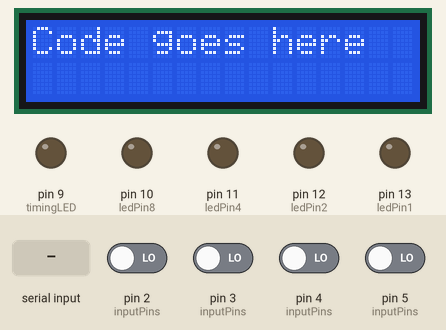
Bench run of a sketch on a simulated Arduino Uno, built with avr-gcc and run on an emulated ATmega328P. Parts: 16×2 character LCD, output pins drawn as LEDs (lit = HIGH). Dashed ring = blinking. The test bench sets the inputs (shaded band); at power-on: pin 2 (inputPins), pin 3 (inputPins), pin 4 (inputPins), pin 5 (inputPins) LOW.

Above: at 1.2 s.
1.3 s: "2" received over Serial
At 2.3 s:
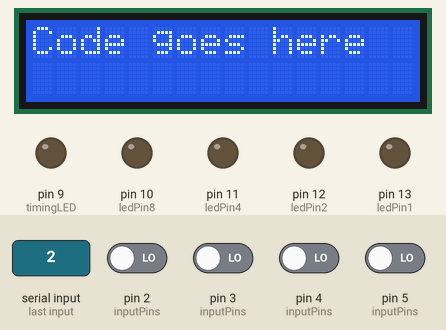
2.9 s: "200\n" received over Serial
At 3.01 s:
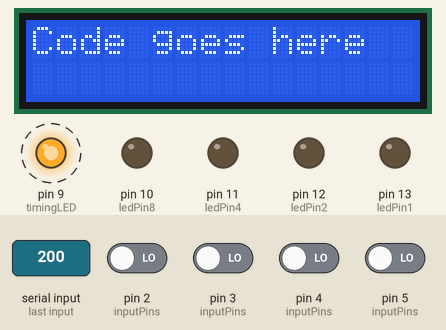
Timing chart, 0 to 5.9 s (numbered marks = the images above; inputs shaded):
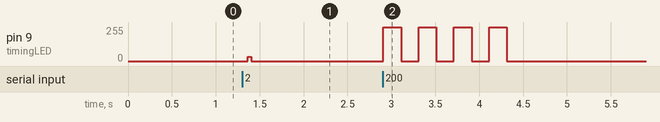

The sketch:

embeddedGame.ino
```cpp
#include <Pin.h>
#include <LiquidCrystal.h>

// Constants
const uint16_t delayTimeInMs = 500;

// Game 1 Constants
const uint8_t btn1 = 2;
const uint8_t btn2 = 3;
const uint8_t btn3 = 4;
const uint8_t btn4 = 5;
const uint8_t ledPin1 = 13;
const uint8_t ledPin2 = 12;
const uint8_t ledPin4 = 11;
const uint8_t ledPin8 = 10;

// Game 2 Constants
const uint8_t timingButton = 22;
const uint8_t timingLED = 9;
const uint8_t toggleMax = 8;

//LCD Display Constants
//pin 1 to ground
//pin 2 to 5V
//pin 3 to 10K pot
const uint8_t rs =24;
const uint8_t en = 26;
const uint8_t d4 = 28;
const uint8_t d5 = 30;
const uint8_t d6 = 32;
const uint8_t d7 = 34;
LiquidCrystal lcd(rs, en, d4, d5, d6, d7);

//Keypad Constants
const uint8_t starKey = 23;

// Global Variables
Pin inputPins[] = {Pin{btn1, "11\n"},
                   Pin{btn2, "12\n"},
                   Pin{btn3, "13\n"},
                   Pin{btn4, "14\n"},
                   Pin{timingButton, "2\n"},
                   Pin{starKey, "3*\n"}};
const uint8_t numOfInputs = sizeof(inputPins) / sizeof(inputPins[0]);

String serialInput = "";
uint8_t toggleCounter = 0;
long nextTimeToToggle = 0;
unsigned long timeLEDIsOnOrOffInMillis = 0;
boolean timingLEDIsAllowedToToggle = false;
boolean timingLEDState = true;

void setup()
{
  lcd.begin(16, 2); // number of rows and columns
  lcd.print("Code goes here");
  pinMode(ledPin1, OUTPUT);
  pinMode(ledPin2, OUTPUT);
  pinMode(ledPin4, OUTPUT);
  pinMode(ledPin8, OUTPUT);
  pinMode(timingLED, OUTPUT);
  Serial.begin(115200);
  Serial.setTimeout(10);
}

void loop()
{
  if(Serial.available())
  {
    allocateSerialData(Serial.readString());
  }
  checkForToggleEvent();
  readInputPins();
}

//Helper Functions

void allocateSerialData(const String& data)
{
  processGame1Data(data);
  processGame2Data(data);
  processGame3Data(data);
}

void processGame1Data(String data)
{
  if(data.charAt(0) == '1')
  {
    setNumbers(data.substring(1, data.length()));
  }
}

void processGame2Data(String data)
{
  if(data.charAt(0) == '2')
  {
    timeLEDIsOnOrOffInMillis = data.substring(data.indexOf(',') + 1, data.length()).toInt();
    toggleLED(timingLED);
    timingLEDIsAllowedToToggle = true;
  }
}

void processGame3Data(String data)
{
  if(data.charAt(0) == '3')
  {
    if(data.charAt(data.length() - 1) == '0')
    {
      lcd.setCursor(0, 0);
      lcd.print("                ");
      lcd.setCursor(0, 0);
      lcd.print(data.substring(1, data.length() - 1));
    }
    else if (data.charAt(data.length() - 1) == '1')
    {
      lcd.setCursor(0, 1);
      lcd.print("                ");
      lcd.setCursor(0, 1);
      lcd.print(data.substring(1, data.length() - 1));
    }
    else if (data.charAt(data.length() - 1) == '2')
    {
      lcd.setCursor(0, 0);
      lcd.print("                ");
      lcd.setCursor(0, 1);
      lcd.print("                ");
      lcd.setCursor(0, 0);
      lcd.print(data.substring(1, data.length() - 1));
      delay(1000);
      lcd.setCursor(0, 0);
      lcd.print("                ");
    }
  }
}

void checkForToggleEvent()
{
  if(LEDShouldBeToggled())
  {
    toggleLED(timingLED);
  }
}

boolean LEDShouldBeToggled()
{
  return timingLEDIsAllowedToToggle && (millis() > nextTimeToToggle);
}

void readInputPins()
{
  for(int i = 0; i < numOfInputs; i++)
  {
    if(digitalRead(inputPins[i].getPinNumber()))
    {
      Serial.print(inputPins[i].getMessage());
      delay(delayTimeInMs);
    }
  }
}

void setNumbers(String input)
{
  long randNumber = input.toInt();
  digitalWrite(ledPin1, (randNumber & 1) > 0);
  digitalWrite(ledPin2, (randNumber & 2) > 0);
  digitalWrite(ledPin4, (randNumber & 4) > 0);
  digitalWrite(ledPin8, (randNumber & 8) > 0);
}

void toggleLED(int pin)
{
  if(!timingLEDIsAllowedToToggle)
  {
    timingLEDIsAllowedToToggle = true;
  }
  if(toggleCounter == toggleMax)
  {
    timingLEDIsAllowedToToggle = false;
    toggleCounter = 0;
    return;
  }
  digitalWrite(pin, timingLEDState);
  timingLEDState = !timingLEDState;
  toggleCounter++;
  calculateNextToggleTime();
}

void calculateNextToggleTime()
{
  unsigned long temp = millis();
  nextTimeToToggle = temp + timeLEDIsOnOrOffInMillis;
}
```

Measured:
- after the input at 1.3 s, pin 9 (timingLED): 0/255 → 33/255 after 0.06 s, → 0/255 0.04 s later
- after the input at 2.9 s, pin 9 (timingLED): alternates 255/255 for 0.20 s and 0/255 for 0.20 s, 8 changes in all, then stays 0/255, starting at once
